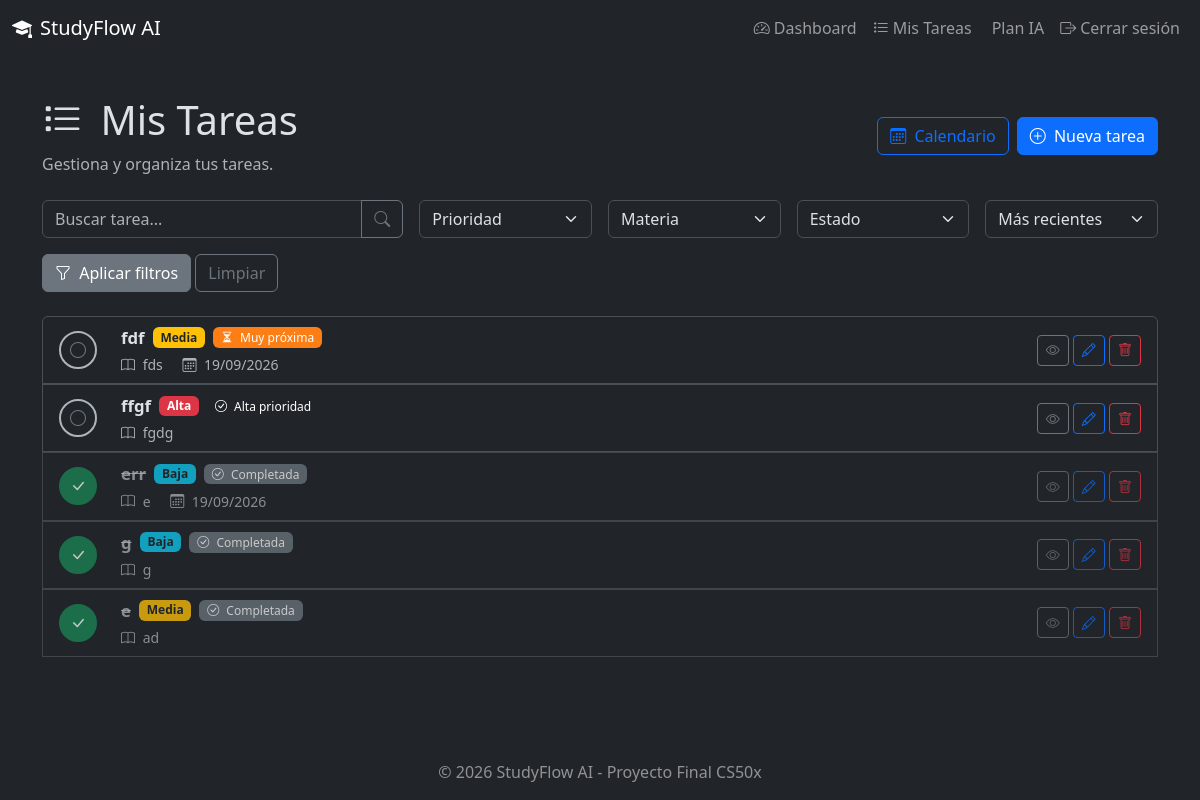
Screenshot of /tasks/ (signed in) with the database file from the repository.
### models.py (models this page shows, shortened)
class Task(db.Model):
    __tablename__ = "tasks"
    id = db.Column(db.Integer, primary_key=True)
    title = db.Column(db.String(200), nullable=False)
    description = db.Column(db.Text, nullable=True)
    subject = db.Column(db.String(100), nullable=False)
    priority = db.Column(
        db.String(20),
        nullable=False,
        default="medium"
    )
    due_date = db.Column(db.Date, nullable=True)
    estimated_time = db.Column(db.Integer, nullable=True)
    completed = db.Column(db.Boolean, default=False)
    created_at = db.Column(db.DateTime, default=datetime.utcnow)
    user_id = db.Column(
        db.Integer,
        db.ForeignKey("users.id"),
        nullable=False
    )
    def days_until_due(self):
        if not self.due_date:
            return None
        return (self.due_date - datetime.utcnow().date()).days
    def get_priority_label(self):
        labels = {
            "low": "Baja",
            "medium": "Media",
            "high": "Alta"
        }
        return labels.get(self.priority, "Media")
    def get_urgency(self):
        if self.completed:
            return {
                "key": "completed",
                "label": "Completada",
                "css": "urgency-completed"
            }
        if not self.due_date:
            if self.priority == "high":
                return {
                    "key": "high",
                    "label": "Alta prioridad",
                    "css": "urgency-high"
                }
            return {
                "key": "no-date",
                "label": "Sin fecha",
                "css": "urgency-none"
            }
        days = self.days_until_due()
        if days < 0:
            return {
                "key": "overdue",
                "label": "Vencida",
                "css": "urgency-overdue"
            }
        if days == 0:
            return {
                "key": "today",
                "label": "Vence hoy",
                "css": "urgency-today"
            }
        if days <= 2:
            return {
                "key": "soon",
                "label": "Muy próxima",
                "css": "urgency-soon"
            }

### routes/tasks.py (the view, shortened to what this page needs)
@tasks_bp.route("/")
@login_required
def list_tasks():
    search = request.args.get("search", "").strip()
    priority = request.args.get("priority", "")
    subject = request.args.get("subject", "")
    status = request.args.get("status", "")
    sort = request.args.get("sort", "recent")
    query = Task.query.filter_by(user_id=current_user.id)
    if priority:
        query = query.filter_by(priority=priority)
    if subject:
        query = query.filter_by(subject=subject)
    if status == "completed":
        query = query.filter_by(completed=True)
    elif status == "pending":
        query = query.filter_by(completed=False)
    if sort == "recent":
        query = query.order_by(Task.created_at.desc())
    elif sort == "old":
        query = query.order_by(Task.created_at.asc())
    elif sort == "urgent":
        query = query.order_by(
            Task.due_date.asc().nullslast()
        )
    tasks = query.all()
    subjects = (
        db.session.query(Task.subject)
        .filter_by(user_id=current_user.id)
        .distinct()
        .all()
    )
    subjects = [subject[0] for subject in subjects]
    return render_template(
        "tasks.html",
        tasks=tasks,
        subjects=subjects,
        search=search,
        priority=priority,
        subject=subject,
        status=status,
        sort=sort
    )

### app.py (called while the page is built)
def create_app():
    app = Flask(__name__)
    app.config.from_object(Config)
    db.init_app(app)
    login_manager.init_app(app)
    csrf.init_app(app)
    app.register_blueprint(auth_bp, url_prefix='/auth')
    app.register_blueprint(tasks_bp, url_prefix='/tasks')
    app.register_blueprint(dashboard_bp, url_prefix='/dashboard')
    app.register_blueprint(ai_bp, url_prefix='/ai')
    @login_manager.user_loader
    def load_user(user_id):
        return User.query.get(int(user_id))
    @app.errorhandler(404)
    def not_found(error):
        return render_template('404.html'), 404
    @app.errorhandler(500)
    def internal_error(error):
        db.session.rollback()
        return render_template('500.html'), 500
    @app.route('/')
    def index():
        return render_template('index.html')
    return app

### templates/tasks.html (shortened to what this page needs)
{% extends "base.html" %}
{% block content %}
<div class="d-flex justify-content-between align-items-center mb-4">
    <div>
        <h1>
            <i class="bi bi-list-task me-2"></i>
            Mis Tareas
        </h1>
        <p class="text-muted mb-0">
            Gestiona y organiza tus tareas.
        </p>
    </div>
    <div class="d-flex gap-2">
        <a href="{{ url_for('tasks.calendar') }}"
           class="btn btn-outline-primary">
            <i class="bi bi-calendar3 me-1"></i>
            Calendario
        </a>
        <a href="{{ url_for('tasks.create_task') }}"
           class="btn btn-primary">
            <i class="bi bi-plus-circle me-1"></i>
            Nueva tarea
        </a>
    </div>
</div>
<form method="GET" class="row g-3 mb-4">
    <div class="col-md-4">
        <div class="input-group">
            <input
                type="text"
                class="form-control"
                name="search"
                placeholder="Buscar tarea..."
                value="{{ search }}"
            >
            <button class="btn btn-outline-secondary" type="submit">
                <i class="bi bi-search"></i>
            </button>
        </div>
    </div>
    <div class="col-md-2">
        <select name="priority" class="form-select">
            <option value="">Prioridad</option>
        </select>
    </div>
    <div class="col-md-2">
        <select name="subject" class="form-select">
            <option value="">Materia</option>
        </select>
    </div>
    <div class="col-md-2">
        <select name="status" class="form-select">
            <option value="">Estado</option>
        </select>
    </div>
    <div class="col-md-2">
        <select name="sort" class="form-select">
            <option value="recent"
                {% if sort == "recent" %}selected{% endif %}>
                Más recientes
            </option>
        </select>
    </div>
    <div class="col-12">
        <button type="submit"
                class="btn btn-secondary">
            <i class="bi bi-funnel me-1"></i>
            Aplicar filtros
        </button>
        <a href="{{ url_for('tasks.list_tasks') }}"
           class="btn btn-outline-secondary">
            Limpiar
        </a>
    </div>
</form>
{% if tasks %}
<div class="list-group">
{% for task in tasks %}
    {% set urgency = task.get_urgency() %}
    <div class="list-group-item task-item
        {% if task.completed %}task-completed{% endif %}">
        <div class="row align-items-center">
            <div class="col-auto">
                <form action="{{ url_for('tasks.toggle_task', task_id=task.id) }}"
      method="POST"
      class="d-inline toggle-task-form">
                    <button
                        type="submit"
                        class="task-check {% if task.completed %}completed{% endif %}"
                        title="{% if task.completed %}Marcar como pendiente{% else %}Completar tarea{% endif %}"
                    >
                        {% if task.completed %}
                            <i class="bi bi-check-lg"></i>
                        {% else %}
                            <i class="bi bi-circle"></i>
                        {% endif %}
                    </button>
                </form>
            </div>
            <div class="col">
                <div class="d-flex align-items-center flex-wrap gap-2">
                    <strong class="task-title
                        {% if task.completed %}text-decoration-line-through text-muted{% endif %}">
                        {{ task.title }}
                    </strong>
                    <span class="badge
                        {% if task.priority == 'high' %}
                            bg-danger
                        {% elif task.priority == 'medium' %}
                            bg-warning text-dark
                        {% else %}
                            bg-info text-dark
                        {% endif %}">
                        {{ task.get_priority_label() }}
                    </span>
                    <span class="badge urgency-badge {{ urgency.css }}">
                        {% if urgency.key == "overdue" %}
                            <i class="bi bi-exclamation-octagon me-1"></i>
                        {% elif urgency.key == "today" %}
                            <i class="bi bi-alarm me-1"></i>
                        {% elif urgency.key == "soon" %}
                            <i class="bi bi-hourglass-split me-1"></i>
                        {% elif urgency.key == "week" %}
                            <i class="bi bi-calendar-week me-1"></i>
                        {% elif urgency.key == "future" %}
                            <i class="bi bi-calendar-check me-1"></i>
                        {% else %}
                            <i class="bi bi-check-circle me-1"></i>
                        {% endif %}
                        {{ urgency.label }}
                    </span>
                </div>
                <div class="small text-muted mt-1">
                    <i class="bi bi-book me-1"></i>
                    {{ task.subject }}
                    {% if task.due_date %}
                        <span class="ms-3">
                            <i class="bi bi-calendar3 me-1"></i>
                            {{ task.due_date.strftime('%d/%m/%Y') }}
                        </span>
                    {% endif %}
                </div>
            </div>
            <div class="col-auto">
                <a
                    href="{{ url_for('tasks.task_detail', task_id=task.id) }}"
                    class="btn btn-sm btn-outline-secondary"
                    title="Ver tarea"
                >
                    <i class="bi bi-eye"></i>
                </a>
                <a
                    href="{{ url_for('tasks.edit_task', task_id=task.id) }}"
                    class="btn btn-sm btn-outline-primary"
                    title="Editar"
                >
                    <i class="bi bi-pencil"></i>
                </a>
                <button
                    class="btn btn-sm btn-outline-danger"
                    data-bs-toggle="modal"
                    data-bs-target="#deleteModal{{ task.id }}"
                    title="Eliminar"
                >
                    <i class="bi bi-trash"></i>
                </button>
            </div>
        </div>
    </div>
{% endfor %}
</div>
{% else %}
<div class="alert alert-info">
    <i class="bi bi-info-circle me-2"></i>
    No hay tareas que coincidan con los filtros.
</div>
{% endif %}
{% endblock %}

### static/css/style.css (style rules this page uses)
body { min-height: 100vh; display: flex; flex-direction: column; }
.card, .list-group-item { animation: fadeIn 0.5s ease-out; }
.list-group-item { background-color: var(--bs-dark); border-color: var(--bs-gray-700); }
.urgency-badge { font-weight: 500; }
.urgency-soon { background-color: #fd7e14; color: white; }
.urgency-completed { background-color: #6c757d; color: white; }
.task-item { transition: all 0.2s ease; }
.task-completed { opacity: 0.75; }
.task-title { font-size: 1.05rem; }
.task-check { width: 38px; height: 38px; border-radius: 50%; border: 2px solid #adb5bd; background: transparent; color: #6c757d; display: flex; align-items: center; justify-content: center; transition: all 0.2s ease; }
.task-check.completed { background-color: #198754; border-color: #198754; color: white; }

### rows the page displays
Task: completed False (drawn), title "fdf", get_priority_label "Media", label "Muy próxima", subject "fds", due_date "19/09/2026"
Task: completed False (drawn), title "ffgf", get_priority_label "Alta", label "Alta prioridad", subject "fgdg"
Task: completed True (drawn), title "err", get_priority_label "Baja", label "Completada", subject "e", due_date "19/09/2026"
Task: completed True (drawn), title "g", get_priority_label "Baja", label "Completada", subject "g"
Task: completed True (drawn), title "e", get_priority_label "Media", label "Completada", subject "ad"
